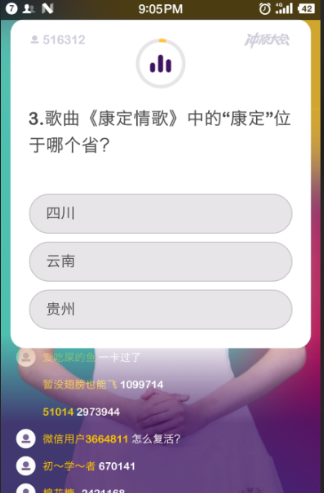
#> input picture GOTop/resources/screenshot.png, 324 x 493 px, found by its file name
$ python GetQuestionTessAndroid.py
#> lines starting #> are read from the running program, lines starting #| are printed output that depends on the picture; after the words box and inside, x2 and y2 are one past the last pixel; in counts of white or black regions, pixels touching at a corner belong together
#> further down, img is the input picture: PIL image 324x493 RGBA; mean R, G, B, A 194.2, 185.9, 197.1, 255
### GOTop/common/ocr.py
# -*- coding: utf-8 -*-

# @Author  : Skye
# @Time    : 2018/1/9 19:34
# @desc    :

from PIL import Image
import pytesseract
from PIL import ImageFilter

# 二值化算法
def binarizing(img,threshold):
    pixdata = img.load()
    w, h = img.size
    for y in range(h):
        for x in range(w):
            if pixdata[x, y] < threshold:
                pixdata[x, y] = 0
            else:
                pixdata[x, y] = 255
    return img


# 去除干扰线算法
# [17 lines left out: function depoint, not called in this run]

def ocr_img(image):

    # 切割题目和选项位置，左上角坐标和右下角坐标,自行测试分辨率
    question_im = image.crop((50, 350, 1000, 560)) # 坚果 pro1
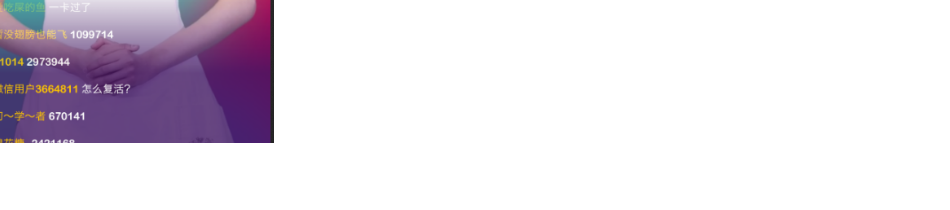
#> question_im: PIL image 950x210 RGBA; mean R, G, B, A 23.8, 17.5, 26.3, 50.1; transparent parts drawn white
    choices_im = image.crop((75, 535, 990, 1150))
#> choices_im: PIL image 915x615 RGBA; every value is 0
    # question = image.crop((75, 315, 1167, 789)) # iPhone 7P

    # 边缘增强滤波,不一定适用
    #question_im = question_im.filter(ImageFilter.EDGE_ENHANCE)
    #choices_im = choices_im.filter(ImageFilter.EDGE_ENHANCE)

    # 转化为灰度图
    question_im = question_im.convert('L')
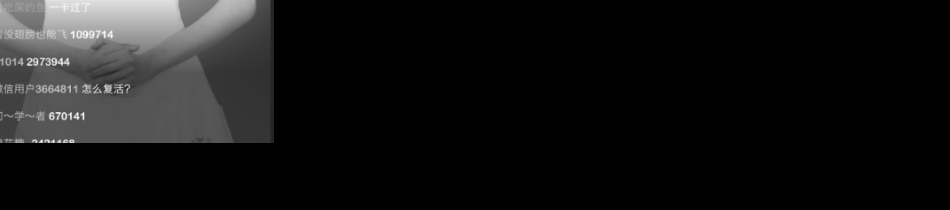
#> question_im: PIL image 950x210 L; min 0, max 249, mean 20.4
    choices_im = choices_im.convert('L')
#> choices_im: PIL image 915x615 L; every value is 0
    # 把图片变成二值图像
    question_im = binarizing(question_im, 190)
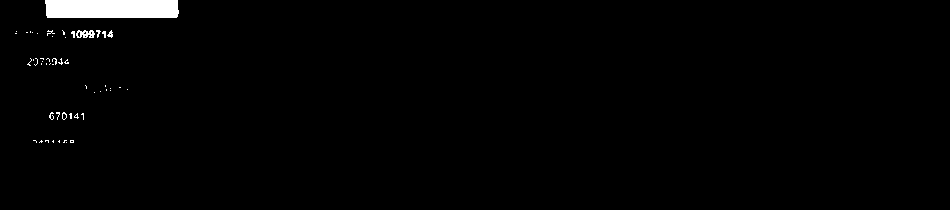
#> question_im: PIL image 950x210 L; 1.4% white; 52 white regions (47 under 20 px), largest, box (x1, y1, x2, y2) and area: (45, 0, 179, 18) 2381, (76, 30, 95, 38) 104, (107, 30, 113, 38) 26, (96, 30, 101, 38) 20, (49, 112, 54, 120) 20
    choices_im = binarizing(choices_im, 190)
    #img=depoint(choices_im)
    #img.show()

    # win环境
    # tesseract 路径
    pytesseract.pytesseract.tesseract_cmd = 'D:\\Tesseract-OCR\\tesseract'
    # 语言包目录和参数
    tessdata_dir_config = '--tessdata-dir "D:\\Tesseract-OCR\\tessdata" --psm 6'

    # mac 环境 记得自己安装训练文件
    # tesseract 路径
    #pytesseract.pytesseract.tesseract_cmd = '/usr/local/Cellar/tesseract/3.05.01/bin/tesseract'
    # 语言包目录和参数
    #tessdata_dir_config = '--tessdata-dir "/usr/local/Cellar/tesseract/3.05.01/share/tessdata/" --psm 6'

    # lang 指定中文简体
#> (the run stopped early here; a loop or call above may not have finished)
